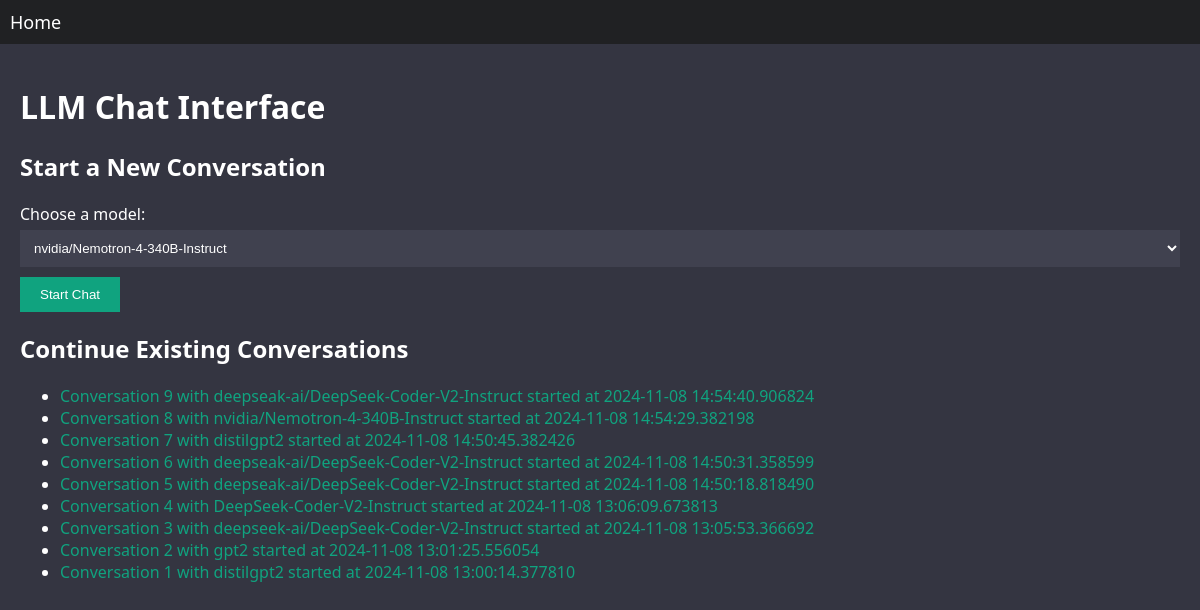
The page / on the database its author committed.
### tables this page shows
CREATE TABLE conversations (
            id INTEGER PRIMARY KEY AUTOINCREMENT,
            model_name TEXT,
            created_at TIMESTAMP
        );

### routes.py (the view)
    @app.route('/')
    def index():
        models = get_available_models()
        conversations = get_conversations()
        return render_template('index.html', models=models, conversations=conversations)

### database.py (called while the page is built)
def get_db_connection():
    conn = sqlite3.connect(DB_NAME)
    conn.row_factory = sqlite3.Row
    return conn

def get_conversations():
    conn = get_db_connection()
    cursor = conn.cursor()
    cursor.execute('SELECT * FROM conversations ORDER BY created_at DESC')
    conversations = cursor.fetchall()
    conn.close()
    return conversations

### models.py (called while the page is built)
def get_available_models():
    return [
        'nvidia/Nemotron-4-340B-Instruct',
        'deepseak-ai/DeepSeek-Coder-V2-Instruct',
        'CohereForAI/c4ai-command-r-plus',
        'Qwen/Qwen2-72B-Instruct',
    ]

### templates/index.html (shortened to what this page needs)
{% extends "base.html" %}
{% block content %}
<h1>LLM Chat Interface</h1>
<div class="new-chat">
    <h2>Start a New Conversation</h2>
    <form action="{{ url_for('new_chat') }}" method="post">
        <label for="model">Choose a model:</label>
        <select name="model" id="model">
            {% for model in models %}
                <option value="{{ model }}">{{ model }}</option>
            {% endfor %}
        </select>
        <button type="submit">Start Chat</button>
    </form>
</div>
<div class="existing-conversations">
    <h2>Continue Existing Conversations</h2>
    <ul>
        {% for convo in conversations %}
            <li>
                <a href="{{ url_for('chat', model_name=convo['model_name'], conversation_id=convo['id']) }}">
                    Conversation {{ convo['id'] }} with {{ convo['model_name'] }} started at {{ convo['created_at'] }}
                </a>
            </li>
        {% else %}
            <li>No existing conversations.</li>
        {% endfor %}
    </ul>
</div>
{% endblock %}

### templates/base.html (shortened to what this page needs)
<!DOCTYPE html>
<html lang="en">
<head>
    <link rel="stylesheet" href="{{ url_for('static', filename='style.css') }}">
</head>
<body>
    <nav>
        <a href="{{ url_for('index') }}">Home</a>
    </nav>
    <div class="container">
        {% block content %}{% endblock %}
    </div>
</body>
</html>

### static/style.css (style rules this page uses)
body { margin: 0; padding: 0; font-family: 'Segoe UI', Tahoma, Geneva, Verdana, sans-serif; background-color: #343541; color: #FFFFFF; }
nav { background-color: #202123; padding: 10px; }
nav a { color: #FFFFFF; text-decoration: none; font-size: 18px; }
.container { padding: 20px; }
h1, h2 { color: #FFFFFF; }
form { margin-top: 20px; }
label { display: block; margin-bottom: 5px; }
select, input[type="text"] { width: 100%; padding: 10px; margin-bottom: 10px; background-color: #40414F; border: none; color: #FFFFFF; }
button { padding: 10px 20px; background-color: #10A37F; border: none; color: #FFFFFF; cursor: pointer; }
a { color: #10A37F; text-decoration: none; }

### rows shown on the page
conversations: id "9", model_name "deepseak-ai/DeepSeek-Coder-V2-Instruct", created_at "2024-11-08 14:54:40.906824"
conversations: id "8", model_name "nvidia/Nemotron-4-340B-Instruct", created_at "2024-11-08 14:54:29.382198"
conversations: id "7", model_name "distilgpt2", created_at "2024-11-08 14:50:45.382426"
conversations: id "6", model_name "deepseak-ai/DeepSeek-Coder-V2-Instruct", created_at "2024-11-08 14:50:31.358599"
conversations: id "5", model_name "deepseak-ai/DeepSeek-Coder-V2-Instruct", created_at "2024-11-08 14:50:18.818490"
conversations: id "4", model_name "DeepSeek-Coder-V2-Instruct", created_at "2024-11-08 13:06:09.673813"
conversations: id "3", model_name "deepseek-ai/DeepSeek-Coder-V2-Instruct", created_at "2024-11-08 13:05:53.366692"
conversations: id "2", model_name "gpt2", created_at "2024-11-08 13:01:25.556054"
conversations: id "1", model_name "distilgpt2", created_at "2024-11-08 13:00:14.377810"

### other values the page prints
form field model "nvidia/Nemotron-4-340B-Instruct"
